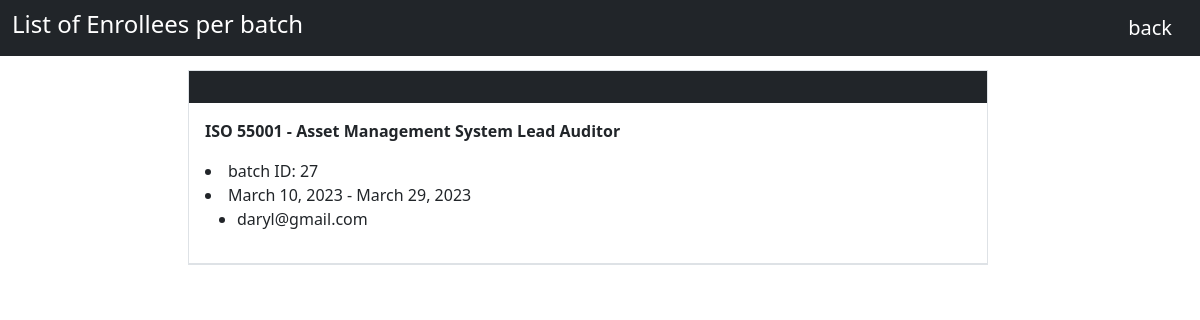
/um-admin/list-enrollees-per-batch/ (signed in), run on an earlier commit of the app's database.
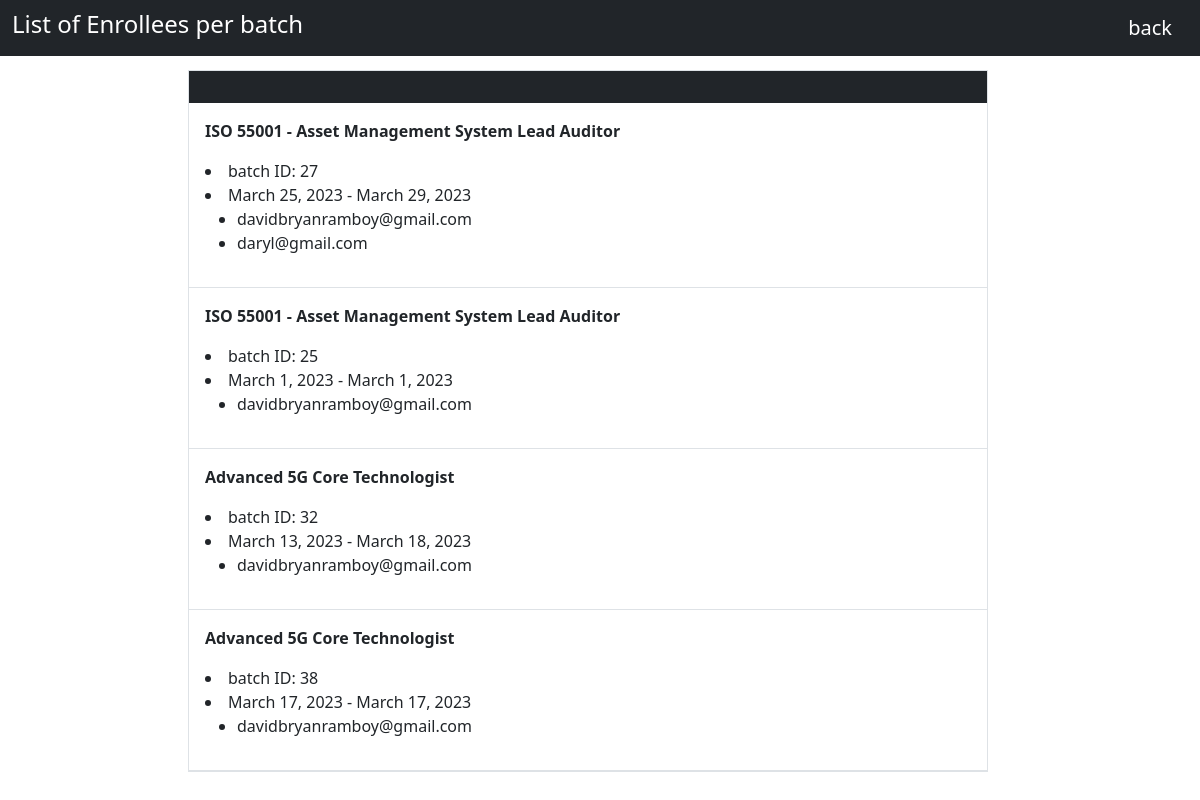
And on a later commit of the database.
### customadmin/models.py (models this page shows)
class TrainingBatch(models.Model):
    course = models.ForeignKey(Course,related_name='training_batch',on_delete=models.CASCADE)
    participants = models.ManyToManyField(Custom_user, blank=True, null=True)
    start_date = models.DateField(auto_now_add=False, auto_now=False, blank=True)
    end_date = models.DateField(auto_now_add=False, auto_now=False, blank=True)
    def __str__(self):
        return self.course.course

### course/models.py (models this page shows, shortened)
class Course(models.Model):
    category = models.ForeignKey(Category, related_name='courses',on_delete=models.CASCADE)
    course = models.CharField(max_length=255)
    duration = models.CharField(max_length=255)
    price = models.DecimalField(max_digits=12, decimal_places=2)
    isArchived = models.BooleanField(default=False)

### account/models.py (models this page shows)
class Custom_user(AbstractUser):
    address = models.CharField(max_length=100, blank=True, null=True)
    phone_number = models.CharField(max_length=20, blank=True, null=True)
    email = models.EmailField(unique=True,blank=True, null=True)
    position = models.CharField(max_length=100,blank=True, null=True)
    company = models.CharField(max_length=100,blank=True, null=True)
    def __str__(self):
        return self.email
    EMAIL_FIELD = 'email'
    ADDRESS_FIELD = 'address'
    PHONE_NUMBER_FIELD = 'phone_number'
    REQUIRED_FIELDS = ['email','address','phone_number']
    is_active = models.BooleanField(default=True)

### customadmin/decorators.py (the view)
    def wrapper(request, *args, **kwargs):
        if not request.user.is_superuser:
            return redirect('admin_login')
        return view_func(request, *args, **kwargs)

### customadmin/views.py (called while the page is built)
@admin_required
def list_of_enrollees_per_batch(request):
    course_user = RegisterBatch.objects.all()
    course_batch2 = TrainingBatch.objects.all()
    course_batch_dict = {}
    print(course_batch2)
    for batch_id in course_user:
        course_batch = TrainingBatch.objects.filter(id=batch_id.batch_course_id)
        course_name = course_batch.first()
        if course_name not in course_batch_dict:
            course_batch_dict[course_name] = []
        for batch in course_batch:
            course_batch_dict[course_name].append(batch)
    print(len(course_batch_dict))
    return render(request, 'customadmin/list_of_enrollees_per_batch.html',{
         'course_batch_dict' : course_batch_dict
    })

### customadmin/templates/customadmin/list_of_enrollees_per_batch.html
{% extends 'account/base.html' %}
{% block content %}
<div class="w-100" style="height:70px;">
    <nav class="navbar navbar-expand-lg navbar-light bg-dark sticky-top">
        <div class="container-fluid d-flex justify-content-between">
            <h4 class="text-white">List of Enrollees per batch</h4>
            <a class="navbar-brand text-white" href="{% url 'home'%}">back</a>
        </div>
    </nav>
</div>
<div class="w-100 row justify-content-center pb-5 ">
    <div class="col-8 border p-0 m-0">
    <div class="w-100  bg-dark p-3 ">
    </div>
    {% for course_batch_name, batch_courses in course_batch_dict.items %}
    <div class="p-3 border-bottom">
        <p class="fw-bold">{{course_batch_name}}</p>
        {% for batch_course in batch_courses %}
        {% if forloop.first %}
        <li>batch ID: {{ batch_course.id }}</li>
        <li>{{ batch_course.start_date }} - {{ batch_course.end_date }}</li>
        <ul>
            {% for participant in batch_course.participants.all %}
                <li>{{ participant }}</li>
            {% endfor %}
        {% endif %}
        {% if forloop.last %}
        </ul>
        {% endif %}
    {% endfor %}
</div>
    {% endfor %}
    </div>
</div>
{% endblock %}

What changed in the data, as far as the page shows it:
changed TrainingBatch id 27: start_date "March 10, 2023" → "March 25, 2023"
now on this page (row edited): Custom_user: email "davidbryanramboy@gmail.com"
now on this page (row edited): TrainingBatch: course.course "ISO 55001 - Asset Management System Lead Auditor", id "25", start_date "March 1, 2023", end_date "March 1, 2023"
now on this page (row edited): TrainingBatch: course.course "Advanced 5G Core Technologist", id "32", start_date "March 13, 2023", end_date "March 18, 2023"
added TrainingBatch: course.course "Advanced 5G Core Technologist", id "38", start_date "March 17, 2023", end_date "March 17, 2023"
